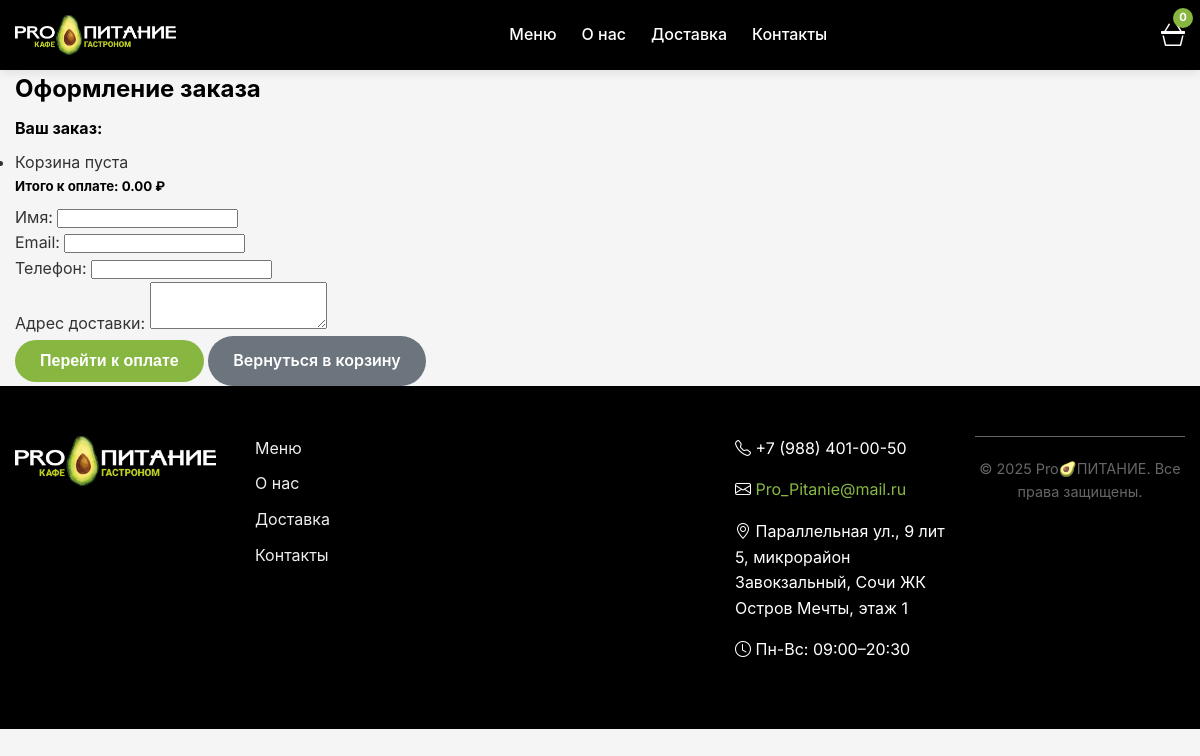
The app's page /checkout/ with its own data.
### editor/models.py (models this page shows, shortened)
class SiteSettings(models.Model):
    site_name = models.CharField(max_length=200, default="Pro🥑ПИТАНИЕ", verbose_name="Название сайта")
    logo = models.ImageField(upload_to='site/', blank=True, null=True, verbose_name="Логотип")
    favicon = models.ImageField(upload_to='site/', blank=True, null=True, verbose_name="Фавикон")
    instagram_url = models.URLField(blank=True, verbose_name="Ссылка на Instagram")
    telegram_url = models.URLField(blank=True, verbose_name="Ссылка на Telegram")
    whatsapp_url = models.URLField(blank=True, verbose_name="Ссылка на WhatsApp")
    phone = models.CharField(max_length=20, blank=True, verbose_name="Телефон")
    email = models.EmailField(blank=True, verbose_name="Email")
    address = models.TextField(blank=True, verbose_name="Адрес")
    working_hours = models.CharField(max_length=100, blank=True, verbose_name="Режим работы")
    class Meta:
        verbose_name = "Настройки сайта"
        verbose_name_plural = "Настройки сайта"
    @classmethod
    def get_settings(cls):
        settings, created = cls.objects.get_or_create(pk=1)
        return settings

### core/views.py (the view, shortened to what this page needs)
# urls.py: path('checkout/', views.create_order, name='create_order'),
def create_order(request):
    site_settings = SiteSettings.get_settings()
    return render(request, 'core/checkout.html', {'site_settings': site_settings})

### core/templates/core/checkout.html (shortened to what this page needs)
{% extends 'core/base.html' %}
{% load static %}
{% block content %}
<div class="container mt-5">
    <h2>Оформление заказа</h2>
    <div class="mb-4">
        <h4>Ваш заказ:</h4>
        <div id="order-summary">
        </div>
        <h5>Итого к оплате: <span id="total-amount-display">0.00</span> ₽</h5>
    </div>
    <form method="post" action="{% url 'core:create_order' %}">
        <div class="mb-3">
            <label for="name" class="form-label">Имя:</label>
            <input type="text" class="form-control" id="name" name="name" required>
        </div>
        <div class="mb-3">
            <label for="email" class="form-label">Email:</label>
            <input type="email" class="form-control" id="email" name="email" required>
        </div>
        <div class="mb-3">
            <label for="phone" class="form-label">Телефон:</label>
            <input type="text" class="form-control" id="phone" name="phone" required>
        </div>
        <div class="mb-3">
            <label for="address" class="form-label">Адрес доставки:</label>
            <textarea class="form-control" id="address" name="address" rows="3" required></textarea>
        </div>
        <button type="submit" class="btn btn-success">Перейти к оплате</button>
        <a href="/" class="btn btn-secondary">Вернуться в корзину</a>
    </form>
</div>
{% endblock %}

### core/templates/core/base.html (shortened to what this page needs)
<!DOCTYPE html>
<html lang="ru">
<head>
    {% load static %}
    <link rel="stylesheet" href="{% static 'css/main.css' %}">
    <link rel="stylesheet" href="https://cdn.jsdelivr.net/npm/bootstrap-icons@1.11.3/font/bootstrap-icons.min.css">
    <link rel="stylesheet" href="https://cdn.jsdelivr.net/npm/swiper@11/swiper-bundle.min.css">
</head>
<body x-data="cart()" x-init="initCart()" class="bg-beige">
    <header class="site-header">
        <div class="container">
            <div class="header-content">
                <div class="logo">
                    {% if site_settings.logo %}
                        <img src="{{ site_settings.logo.url }}" alt="{{ site_settings.site_name }}" style="height: 40px;">
                    {% else %}
                        <span style="color: white; font-weight: bold;">{{ site_settings.site_name }}</span>
                    {% endif %}
                </div>
                <nav class="main-nav">
                    <ul>
                        <li><a href="#menu">Меню</a></li>
                        <li><a href="#about">О нас</a></li>
                        <li><a href="#delivery">Доставка</a></li>
                        <li><a href="#contacts">Контакты</a></li>
                    </ul>
                </nav>
                <div class="cart-icon" @click="isOpen = true">
                    <i class="bi bi-basket3"></i>
                    <span class="cart-count" x-text="getTotalItems() || 0">0</span>
                </div>
            </div>
        </div>
    </header>
    <main>
        {% block content %}
        {% endblock %}
    </main>
    <footer class="site-footer">
        <div class="container">
            <div class="footer-content">
                <div class="footer-logo">
                    {% if site_settings.logo %}
                        <img src="{{ site_settings.logo.url }}" alt="{{ site_settings.site_name }}">
                    {% endif %}
                </div>
                <div class="footer-links">
                    <a href="#menu">Меню</a>
                    <a href="#about">О нас</a>
                    <a href="#delivery">Доставка</a>
                    <a href="#contacts">Контакты</a>
                </div>
                <div class="footer-social">
                </div>
                <div class="footer-contact">
                    {% if site_settings.phone %}
                        <p><i class="bi bi-telephone"></i> {{ site_settings.phone }}</p>
                    {% endif %}
                    {% if site_settings.email %}
                        <p><i class="bi bi-envelope"></i> <a href="mailto:{{ site_settings.email }}">{{ site_settings.email }}</a></p>
                    {% endif %}
                    {% if site_settings.address %}
                        <p><i class="bi bi-geo-alt"></i> {{ site_settings.address }}</p>
                    {% endif %}
                    {% if site_settings.working_hours %}
                        <p><i class="bi bi-clock"></i> {{ site_settings.working_hours }}</p>
                    {% endif %}
                </div>
                <div class="footer-copyright">
                    &copy; 2025 {{ site_settings.site_name }}. Все права защищены.
                </div>
            </div>
        </div>
    </footer>
</body>
</html>

### static/css/main.css (style rules this page uses)
:root { --color-black: #000000; --color-olive: #87B741; --color-beige: #F5F5F5; --color-yellow: #FFD700; --color-dark-gray: #333333; --color-medium-gray: #666666; --color-light-gray: #EEEEEE; --color-white: #FFFFFF; --color-danger: #dc3545; --color-success: #28a745; --color-warning: #ffc107; --color-info: #17a2b8; --color-secondary: #6c757d; }
* { box-sizing: border-box; margin: 0; padding: 0; }
html { scroll-behavior: smooth; }
body { font-family: 'Inter', -apple-system, BlinkMacSystemFont, 'Segoe UI', Roboto, Oxygen, Ubuntu, Cantarell, 'Open Sans', 'Helvetica Neue', sans-serif; font-weight: 400; line-height: 1.6; color: var(--color-dark-gray); background-color: var(--color-beige); }
h1, h2, h3, h4, h5, h6 { font-weight: 700; margin-top: 0; margin-bottom: 0.5rem; color: var(--color-black); }
p { margin-top: 0; margin-bottom: 1rem; }
a { text-decoration: none; color: var(--color-olive); }
img { max-width: 100%; height: auto; display: block; }
.container { width: 100%; max-width: 1200px; margin: 0 auto; padding: 0 15px; }
.btn { display: inline-block; padding: 12px 25px; border-radius: 30px; font-weight: 600; text-align: center; cursor: pointer; transition: all 0.3s ease; border: none; font-size: 1rem; }
.btn-success { background-color: var(--color-olive); color: var(--color-white); }
.btn-secondary { background-color: var(--color-secondary); color: var(--color-white); }
.site-header { background-color: var(--color-black); padding: 15px 0; position: sticky; top: 0; z-index: 1000; box-shadow: 0 2px 10px rgba(0,0,0,0.1); }
.header-content { display: flex; justify-content: space-between; align-items: center; }
.logo img { height: 40px; }
.main-nav ul { display: flex; list-style: none; gap: 25px; }
.main-nav a { color: var(--color-white); font-weight: 500; transition: color 0.2s ease; }
.cart-icon { position: relative; cursor: pointer; color: var(--color-white); font-size: 1.5rem; transition: color 0.2s ease; }
.cart-count { position: absolute; top: -8px; right: -8px; background-color: var(--color-olive); color: var(--color-white); font-size: 0.7rem; font-weight: 700; width: 20px; height: 20px; border-radius: 50%; display: flex; align-items: center; justify-content: center; }
.site-footer { background-color: var(--color-black); color: var(--color-white); padding: 50px 0 20px; }
.footer-content { display: grid; grid-template-columns: repeat(auto-fit, minmax(200px, 1fr)); gap: 30px; margin-bottom: 30px; }
.footer-logo img { height: 50px; margin-bottom: 20px; }
.footer-links, .footer-social { display: flex; flex-direction: column; gap: 10px; }
.footer-links a, .footer-social a { color: var(--color-light-gray); transition: color 0.2s ease; }
.footer-social { flex-direction: row; gap: 15px; font-size: 1.5rem; }
.footer-copyright { text-align: center; padding-top: 20px; border-top: 1px solid var(--color-medium-gray); color: var(--color-medium-gray); font-size: 0.9rem; }

### records on screen
SiteSettings: logo (picture), phone "+7 (988) 401-00-50", email "Pro_Pitanie@mail.ru", address "Параллельная ул., 9 лит 5, микрорайон Завокзальный, Сочи ЖК Остров Мечты, этаж 1", working_hours "Пн-Вс: 09:00–20:30", site_name "Pro🥑ПИТАНИЕ"
